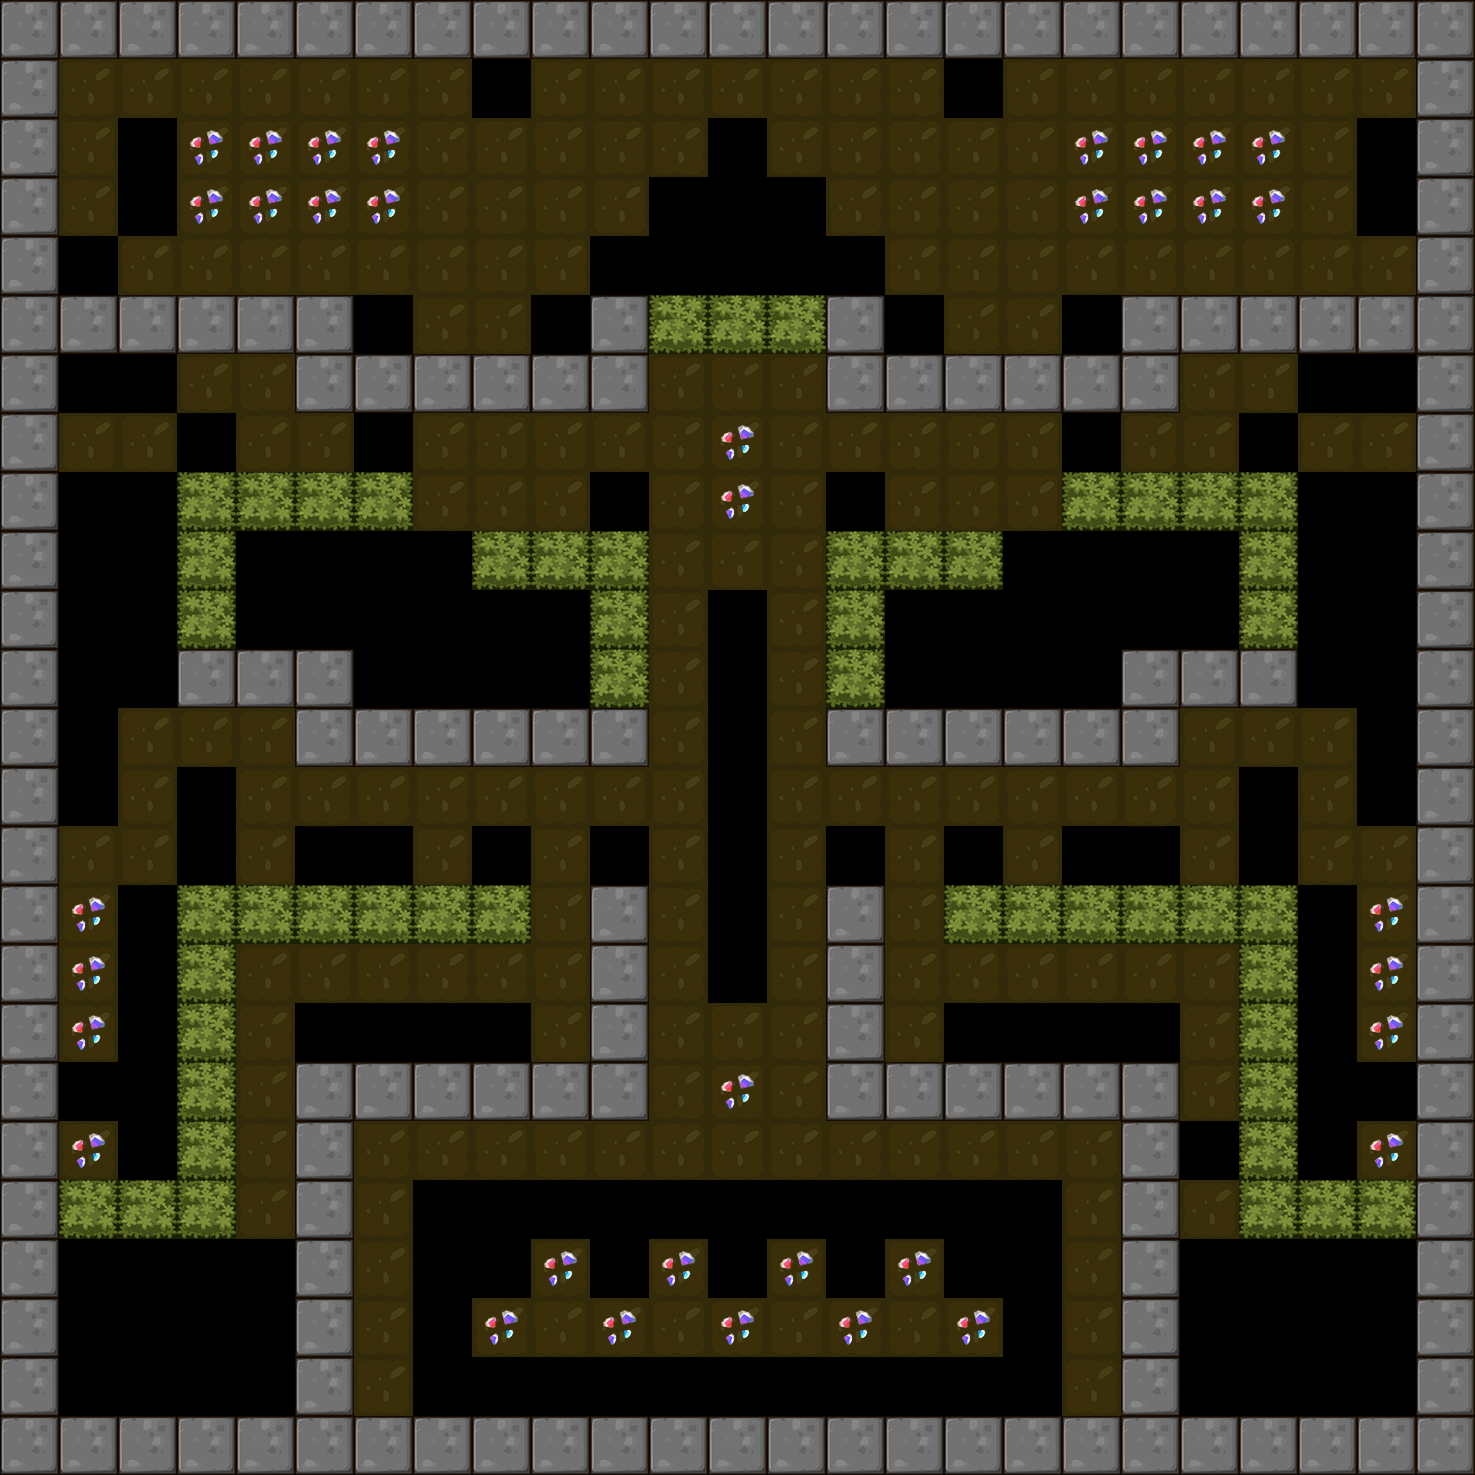

A level layout from a 2D game, rendered from its tile map. Below: a short description, then the map file with tile-grid data replaced by summaries:
An orthogonal 25x25 tile map with 59x59 px tiles, 1 tile layer (BackGround) and 15 objects (8x Hammer, 6x Shipper, Player).

<map version="1.0" orientation="orthogonal" renderorder="right-down" width="25" height="25" tilewidth="59" tileheight="59">
 <tileset firstgid="1" name="itemmap" tilewidth="59" tileheight="59">
  <image source="tileset2.png" trans="ff00ff" width="354" height="354" />
 </tileset>
 <layer name="BackGround" width="25" height="25">
  <data>[625 cells, 522 non-empty, 14 distinct tile ids]</data>
 </layer>
 <objectgroup name="RobotCharacter">
  <object name="Player" type="Player" x="128.059" y="122.368" width="39.8406" height="39.8406" />
 </objectgroup>
 <objectgroup name="EnemyCharacter">
  <object name="Shipper" type="Shipper" x="241.89" y="537.849" width="39.8406" height="39.8406" />
  <object name="Shipper" type="Shipper" x="1192.37" y="594.764" width="39.8406" height="39.8406" />
  <object name="Hammer" type="Hammer" x="1304.22" y="1299.09" width="39.8406" height="39.8406" />
  <object name="Hammer" type="Hammer" x="836.653" y="1365.96" width="39.8406" height="39.8406" />
  <object name="Shipper" type="Shipper" x="432.556" y="1013.09" width="39.8406" height="39.8406" />
  <object name="Shipper" type="Shipper" x="1004.55" y="1007.4" width="39.8406" height="39.8406" />
  <object name="Shipper" type="Shipper" x="128.059" y="904.952" width="39.8406" height="39.8406" />
  <object name="Shipper" type="Shipper" x="1306.2" y="910.643" width="39.8406" height="39.8406" />
  <object name="Hammer" type="Hammer" x="1010.24" y="1192.37" width="39.8406" height="39.8406" />
  <object name="Hammer" type="Hammer" x="529.311" y="1363.12" width="39.8406" height="39.8406" />
  <object name="Hammer" type="Hammer" x="836.653" y="1186.68" width="39.8406" height="39.8406" />
  <object name="Hammer" type="Hammer" x="186.156" y="1305.76" width="39.8406" height="39.8406" />
  <object name="Hammer" type="Hammer" x="71.5575" y="481.461" width="39.8406" height="39.8406" />
  <object name="Hammer" type="Hammer" x="1303.64" y="596.183" width="39.8406" height="39.8406" />
 </objectgroup>
</map>
